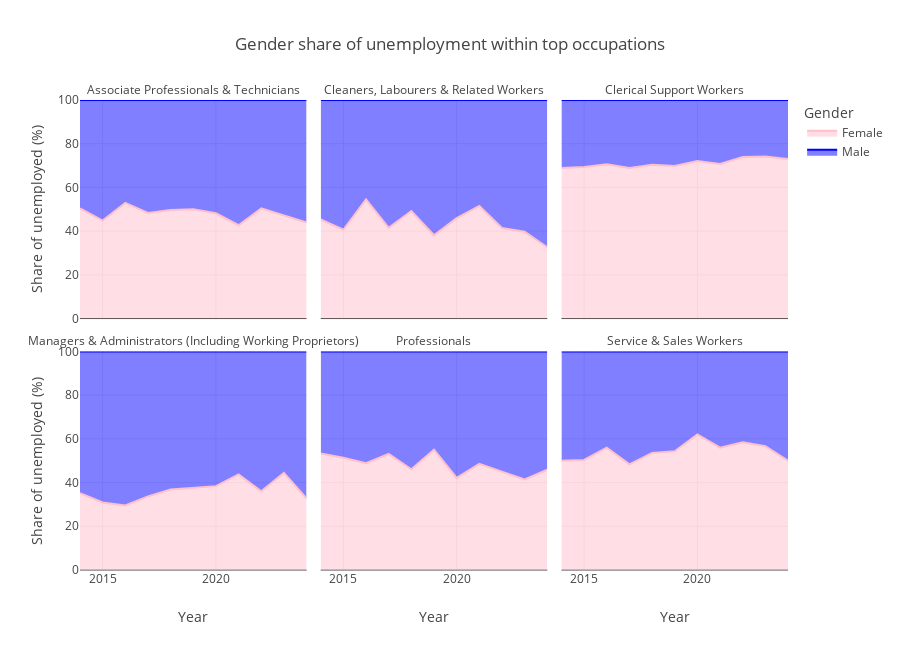

Notebook code for this chart:
### Markdown cell above
### Gender exposure within occupation families
We now compare male versus female unemployment contributions, again focusing on the highest-volume occupations. This helps identify sectors where one gender is disproportionately affected.

### Code cell
gender_raw = df_long_dict.get('unemployed_by_previous_occupation_sex_long')
if gender_raw is None:
    raise KeyError("Table 'unemployed_by_previous_occupation_sex_long' is not available in df_long_dict")
gender_df, gen_year, gen_occ, gen_dim, gen_count = prepare_demographic_share(
    gender_raw, ["gender", "sex"]
)
top_gender_occupations = (
    gender_df.groupby(gen_occ)[gen_count]
    .sum()
    .sort_values(ascending=False)
    .head(6)
    .index
)
gender_focus = gender_df[gender_df[gen_occ].isin(top_gender_occupations)].copy()
fig_gender = px.area(
    gender_focus,
    x=gen_year,
    y="share_pct",
    color=gen_dim,
    facet_col=gen_occ,
    facet_col_wrap=3,
    category_orders={gen_dim: sorted(gender_focus[gen_dim].unique())},
    color_discrete_map={"Female": "pink", "Male": "blue"},
    labels={gen_year: "Year", "share_pct": "Share of unemployed (%)", gen_dim: "Gender"},
    title="Gender share of unemployment within top occupations",
    height=650
 )
fig_gender.update_yaxes(matches=None, range=[0, 100])
fig_gender.for_each_annotation(lambda a: a.update(text=a.text.split('=')[-1]))
fig_gender.update_layout(legend_title_text="Gender", hovermode="x unified")
fig_gender.show()

### Figure 1 — Plotly figure (JSON) as saved in the notebook; plotly's stock layout.template omitted (floating-point values rounded to 4 significant figures)
{"data": [{"fillpattern": {"shape": ""}, "hovertemplate": "Gender=Female<br>occupation=Associate Professionals & Technicians<br>Year=%{x}<br>Share of unemployed (%)=%{y}<extra></extra>", "legendgroup": "Female", "line": {"color": "pink"}, "marker": {"symbol": "circle"}, "mode": "lines", "name": "Female", "orientation": "v", "showlegend": true, "stackgroup": "1", "type": "scatter", "x": [2014, 2015, 2016, 2017, 2018, 2019, 2020, 2021, 2022, 2023, 2024], "xaxis": "x4", "y": [50.39, 44.85, 52.94, 48.32, 49.65, 50.0, 48.17, 42.69, 50.4, 47.06, 43.95], "yaxis": "y4"}, {"fillpattern": {"shape": ""}, "hovertemplate": "Gender=Female<br>occupation=Cleaners, Labourers & Related Workers<br>Year=%{x}<br>Share of unemployed (%)=%{y}<extra></extra>", "legendgroup": "Female", "line": {"color": "pink"}, "marker": {"symbol": "circle"}, "mode": "lines", "name": "Female", "orientation": "v", "showlegend": false, "stackgroup": "1", "type": "scatter", "x": [2014, 2015, 2016, 2017, 2018, 2019, 2020, 2021, 2022, 2023, 2024], "xaxis": "x5", "y": [45.33, 40.62, 54.55, 41.54, 49.21, 38.1, 45.95, 51.47, 41.43, 39.68, 32.61], "yaxis": "y5"}, {"fillpattern": {"shape": ""}, "hovertemplate": "Gender=Female<br>occupation=Clerical Support Workers<br>Year=%{x}<br>Share of unemployed (%)=%{y}<extra></extra>", "legendgroup": "Female", "line": {"color": "pink"}, "marker": {"symbol": "circle"}, "mode": "lines", "name": "Female", "orientation": "v", "showlegend": false, "stackgroup": "1", "type": "scatter", "x": [2014, 2015, 2016, 2017, 2018, 2019, 2020, 2021, 2022, 2023, 2024], "xaxis": "x6", "y": [68.84, 69.39, 70.59, 68.87, 70.4, 69.81, 72.07, 70.7, 73.88, 74.14, 73.04], "yaxis": "y6"}, {"fillpattern": {"shape": ""}, "hovertemplate": "Gender=Female<br>occupation=Managers & Administrators (Including Working Proprietors)<br>Year=%{x}<br>Share of unemployed (%)=%{y}<extra></extra>", "legendgroup": "Female", "line": {"color": "pink"}, "marker": {"symbol": "circle"}, "mode": "lines", "name": "Female", "orientation": "v", "showlegend": false, "stackgroup": "1", "type": "scatter", "x": [2014, 2015, 2016, 2017, 2018, 2019, 2020, 2021, 2022, 2023, 2024], "xaxis": "x", "y": [35.11, 30.86, 29.52, 33.66, 36.84, 37.5, 38.37, 43.75, 36.0, 44.44, 32.73], "yaxis": "y"}, {"fillpattern": {"shape": ""}, "hovertemplate": "Gender=Female<br>occupation=Professionals<br>Year=%{x}<br>Share of unemployed (%)=%{y}<extra></extra>", "legendgroup": "Female", "line": {"color": "pink"}, "marker": {"symbol": "circle"}, "mode": "lines", "name": "Female", "orientation": "v", "showlegend": false, "stackgroup": "1", "type": "scatter", "x": [2014, 2015, 2016, 2017, 2018, 2019, 2020, 2021, 2022, 2023, 2024], "xaxis": "x2", "y": [53.33, 51.4, 48.85, 53.08, 46.1, 55.04, 42.13, 48.56, 45.03, 41.46, 45.89], "yaxis": "y2"}, {"fillpattern": {"shape": ""}, "hovertemplate": "Gender=Female<br>occupation=Service & Sales Workers<br>Year=%{x}<br>Share of unemployed (%)=%{y}<extra></extra>", "legendgroup": "Female", "line": {"color": "pink"}, "marker": {"symbol": "circle"}, "mode": "lines", "name": "Female", "orientation": "v", "showlegend": false, "stackgroup": "1", "type": "scatter", "x": [2014, 2015, 2016, 2017, 2018, 2019, 2020, 2021, 2022, 2023, 2024], "xaxis": "x3", "y": [50.0, 50.34, 55.97, 48.34, 53.6, 54.32, 62.04, 55.97, 58.46, 56.7, 50.0], "yaxis": "y3"}, {"fillpattern": {"shape": ""}, "hovertemplate": "Gender=Male<br>occupation=Associate Professionals & Technicians<br>Year=%{x}<br>Share of unemployed (%)=%{y}<extra></extra>", "legendgroup": "Male", "line": {"color": "blue"}, "marker": {"symbol": "circle"}, "mode": "lines", "name": "Male", "orientation": "v", "showlegend": true, "stackgroup": "1", "type": "scatter", "x": [2014, 2015, 2016, 2017, 2018, 2019, 2020, 2021, 2022, 2023, 2024], "xaxis": "x4", "y": [49.61, 55.15, 47.06, 51.68, 50.35, 50.0, 51.83, 57.31, 49.6, 52.94, 56.05], "yaxis": "y4"}, {"fillpattern": {"shape": ""}, "hovertemplate": "Gender=Male<br>occupation=Cleaners, Labourers & Related Workers<br>Year=%{x}<br>Share of unemployed (%)=%{y}<extra></extra>", "legendgroup": "Male", "line": {"color": "blue"}, "marker": {"symbol": "circle"}, "mode": "lines", "name": "Male", "orientation": "v", "showlegend": false, "stackgroup": "1", "type": "scatter", "x": [2014, 2015, 2016, 2017, 2018, 2019, 2020, 2021, 2022, 2023, 2024], "xaxis": "x5", "y": [54.67, 59.37, 45.45, 58.46, 50.79, 61.9, 54.05, 48.53, 58.57, 60.32, 67.39], "yaxis": "y5"}, {"fillpattern": {"shape": ""}, "hovertemplate": "Gender=Male<br>occupation=Clerical Support Workers<br>Year=%{x}<br>Share of unemployed (%)=%{y}<extra></extra>", "legendgroup": "Male", "line": {"color": "blue"}, "marker": {"symbol": "circle"}, "mode": "lines", "name": "Male", "orientation": "v", "showlegend": false, "stackgroup": "1", "type": "scatter", "x": [2014, 2015, 2016, 2017, 2018, 2019, 2020, 2021, 2022, 2023, 2024], "xaxis": "x6", "y": [31.16, 30.61, 29.41, 31.13, 29.6, 30.19, 27.93, 29.3, 26.12, 25.86, 26.96], "yaxis": "y6"}, {"fillpattern": {"shape": ""}, "hovertemplate": "Gender=Male<br>occupation=Managers & Administrators (Including Working Proprietors)<br>Year=%{x}<br>Share of unemployed (%)=%{y}<extra></extra>", "legendgroup": "Male", "line": {"color": "blue"}, "marker": {"symbol": "circle"}, "mode": "lines", "name": "Male", "orientation": "v", "showlegend": false, "stackgroup": "1", "type": "scatter", "x": [2014, 2015, 2016, 2017, 2018, 2019, 2020, 2021, 2022, 2023, 2024], "xaxis": "x", "y": [64.89, 69.14, 70.48, 66.34, 63.16, 62.5, 61.63, 56.25, 64.0, 55.56, 67.27], "yaxis": "y"}, {"fillpattern": {"shape": ""}, "hovertemplate": "Gender=Male<br>occupation=Professionals<br>Year=%{x}<br>Share of unemployed (%)=%{y}<extra></extra>", "legendgroup": "Male", "line": {"color": "blue"}, "marker": {"symbol": "circle"}, "mode": "lines", "name": "Male", "orientation": "v", "showlegend": false, "stackgroup": "1", "type": "scatter", "x": [2014, 2015, 2016, 2017, 2018, 2019, 2020, 2021, 2022, 2023, 2024], "xaxis": "x2", "y": [46.67, 48.6, 51.15, 46.92, 53.9, 44.96, 57.87, 51.44, 54.97, 58.54, 54.11], "yaxis": "y2"}, {"fillpattern": {"shape": ""}, "hovertemplate": "Gender=Male<br>occupation=Service & Sales Workers<br>Year=%{x}<br>Share of unemployed (%)=%{y}<extra></extra>", "legendgroup": "Male", "line": {"color": "blue"}, "marker": {"symbol": "circle"}, "mode": "lines", "name": "Male", "orientation": "v", "showlegend": false, "stackgroup": "1", "type": "scatter", "x": [2014, 2015, 2016, 2017, 2018, 2019, 2020, 2021, 2022, 2023, 2024], "xaxis": "x3", "y": [50.0, 49.66, 44.03, 51.66, 46.4, 45.68, 37.96, 44.03, 41.54, 43.3, 50.0], "yaxis": "y3"}], "layout": {"annotations": [{"font": {}, "showarrow": false, "text": "Managers & Administrators (Including Working Proprietors)", "x": 0.16, "xanchor": "center", "xref": "paper", "y": 0.465, "yanchor": "bottom", "yref": "paper"}, {"font": {}, "showarrow": false, "text": "Professionals", "x": 0.5, "xanchor": "center", "xref": "paper", "y": 0.465, "yanchor": "bottom", "yref": "paper"}, {"font": {}, "showarrow": false, "text": "Service & Sales Workers", "x": 0.84, "xanchor": "center", "xref": "paper", "y": 0.465, "yanchor": "bottom", "yref": "paper"}, {"font": {}, "showarrow": false, "text": "Associate Professionals & Technicians", "x": 0.16, "xanchor": "center", "xref": "paper", "y": 1.0, "yanchor": "bottom", "yref": "paper"}, {"font": {}, "showarrow": false, "text": "Cleaners, Labourers & Related Workers", "x": 0.5, "xanchor": "center", "xref": "paper", "y": 1.0, "yanchor": "bottom", "yref": "paper"}, {"font": {}, "showarrow": false, "text": "Clerical Support Workers", "x": 0.84, "xanchor": "center", "xref": "paper", "y": 1.0, "yanchor": "bottom", "yref": "paper"}], "height": 650, "hovermode": "x unified", "legend": {"title": {"text": "Gender"}, "tracegroupgap": 0}, "title": {"text": "Gender share of unemployment within top occupations"}, "xaxis": {"anchor": "y", "domain": [0, 0.32], "title": {"text": "Year"}}, "xaxis2": {"anchor": "y2", "domain": [0.34, 0.66], "matches": "x", "title": {"text": "Year"}}, "xaxis3": {"anchor": "y3", "domain": [0.68, 1.0], "matches": "x", "title": {"text": "Year"}}, "xaxis4": {"anchor": "y4", "domain": [0, 0.32], "matches": "x", "showticklabels": false}, "xaxis5": {"anchor": "y5", "domain": [0.34, 0.66], "matches": "x", "showticklabels": false}, "xaxis6": {"anchor": "y6", "domain": [0.68, 1.0], "matches": "x", "showticklabels": false}, "yaxis": {"anchor": "x", "domain": [0, 0.465], "range": [0, 100], "title": {"text": "Share of unemployed (%)"}}, "yaxis2": {"anchor": "x2", "domain": [0, 0.465], "range": [0, 100], "showticklabels": false}, "yaxis3": {"anchor": "x3", "domain": [0, 0.465], "range": [0, 100], "showticklabels": false}, "yaxis4": {"anchor": "x4", "domain": [0.535, 1.0], "range": [0, 100], "title": {"text": "Share of unemployed (%)"}}, "yaxis5": {"anchor": "x5", "domain": [0.535, 1.0], "range": [0, 100], "showticklabels": false}, "yaxis6": {"anchor": "x6", "domain": [0.535, 1.0], "range": [0, 100], "showticklabels": false}}}
